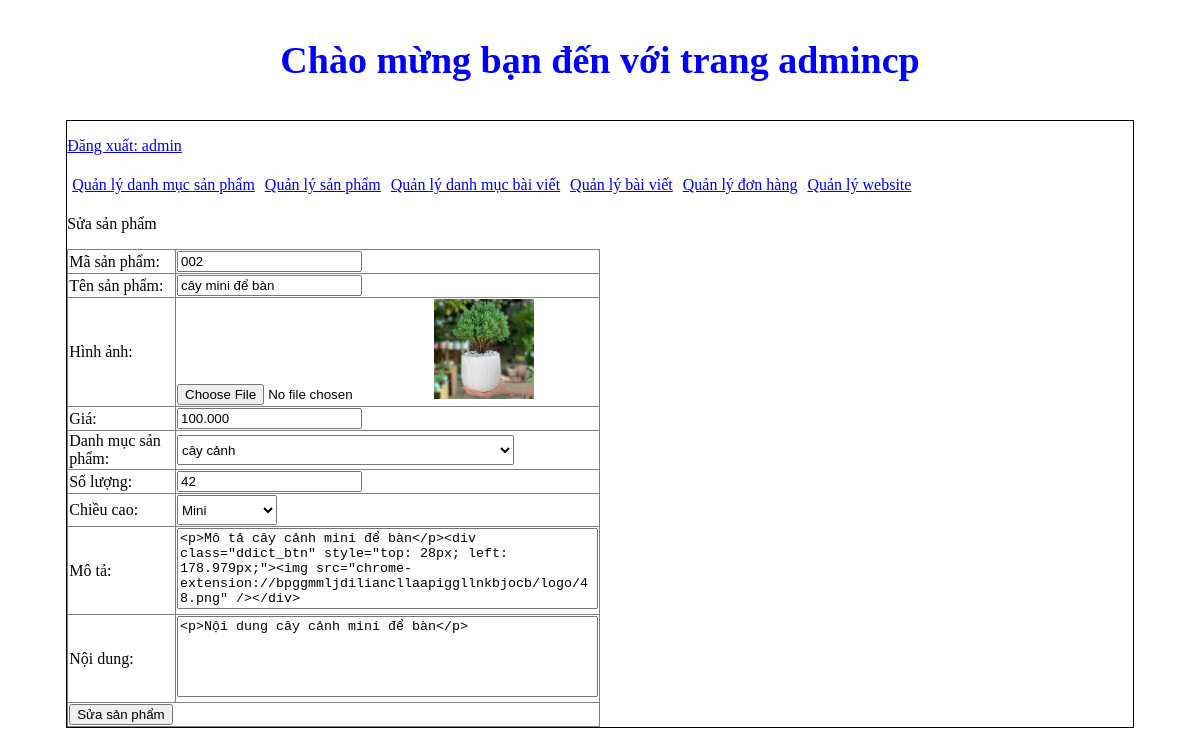
The page /admincp/index.php?action=quanlysanpham&query=sua&idsanpham=22 (signed in) on the database its author committed.
### tables this page shows
CREATE TABLE `tbl_sanpham` (
  `id_sanpham` int(11) NOT NULL,
  `maSP` varchar(100) NOT NULL,
  `tenSP` varchar(250) NOT NULL,
  `hinhAnh` varchar(50) NOT NULL,
  `soLuong` int(11) NOT NULL,
  `giaTien` varchar(50) NOT NULL,
  `maDanhMuc` int(11) NOT NULL,
  `chieuCao` int(11) NOT NULL,
  `tomtat` text NOT NULL,
  `noidung` text NOT NULL
);

### admincp/modules/quanlysanpham/sua.php (the view, shortened to what this page needs)
<?php
    $sql_sua = "SELECT * from tbl_sanpham where id_sanpham = '$_GET[idsanpham]' limit 1";
    $row_suadanhmuc = mysqli_query($mysqli,$sql_sua);
?>
<p>Sửa sản phẩm</p>
<?php
while($row = mysqli_fetch_array($row_suadanhmuc)){
?>
<form action="modules/quanlysanpham/xuly.php?idsanpham=<?php echo $row['id_sanpham'] ?>" method="post" enctype="multipart/form-data">
  <table border = '1' width = '50%' style="border-collapse: collapse;">
    <tr>
      <td>Mã sản phẩm:</td>
      <td><input type="text" name="masp" id="" value="<?php echo $row['maSP'] ?>" placeholder="Điền mã sản phẩm" ></td>
    </tr>
    <tr>
      <td>Tên sản phẩm:</td>
      <td><input type="text" name="tensp" id="" value="<?php echo $row['tenSP'] ?>" placeholder="Điền tên sản phẩm" ></td>
    </tr>
    <tr>
      <td>Hình ảnh:</td>
      <td>
        <input type="file" name="hinhanh" >
        <img src="modules/quanlysanpham/uploads/<?php echo $row['hinhAnh'];?>" alt="ảnh minh họa" width="100px">
      </td>
    </tr>
    <tr>
      <td>Giá:</td>
      <td><input type="text" name="giatien" id="" value="<?php echo $row['giaTien'] ?>" ></td>
    </tr>
    <tr>
      <td>Danh mục sản phẩm:</td>
      <td>
        <select name="danhmucsp" style="width: 80%; height: 30px;">
          <?php
          $sql_danhmuc = "SELECT * from tbl_danhmuc order by maDanhMuc asc";
          $query_danhmuc = mysqli_query($mysqli,$sql_danhmuc);
          while($row_danhmuc = mysqli_fetch_array($query_danhmuc)){
            if($row_danhmuc['maDanhMuc'] == $row['maDanhMuc']){
          ?>
          <option selected value="<?php echo $row_danhmuc['maDanhMuc']; ?>"><?php echo $row_danhmuc['tenDanhMuc']; ?></option>
          <?php
            }
            else{
              ?>
            <option value="<?php echo $row_danhmuc['maDanhMuc']; ?>"><?php echo $row_danhmuc['tenDanhMuc']; ?></option>
              <?php
            }
          }
          ?>
        </select>
      </td>
    </tr>
    <tr>
      <td>Số lượng:</td>
      <td><input type="text" name="soluong" id="" value="<?php echo $row['soLuong'] ?>" ></td>
    </tr>
    <tr>
      <td>Chiều cao:</td>
      <td>
        <select name="chieucao" style="width: 100px; height: 30px;">
          <option value="0">Mini</option>
        </select>
      </td>
    </tr>
    <tr>
      <td>Mô tả:</td>
      <td><textarea name="tomtat" rows="5" cols="50" style="resize: none;"><?php echo $row['tomtat'] ?></textarea></td>
    </tr>
    <tr>
      <td>Nội dung:</td>
      <td><textarea name="noidung" rows="5" cols="50" style="resize: none;"><?php echo $row['noidung'] ?></textarea></td>
    </tr>
    <tr>
      <td colspan="2"><input type="submit" name="suasanpham" id="" value="Sửa sản phẩm"></td>
    </tr>
  </table>
</form>
<?php
}
?>

### rows shown on the page
tbl_sanpham: masp "002", tensp "cây mini để bàn", hinhAnh (picture), giatien "100.000", soluong "42", tomtat "<p>Mô tả cây cảnh mini để bàn</p><div class=\"ddict_btn\" style=\"top: 28px; left: 178.979px;\"><img src=\"chrome-extension://bpggmmljdiliancllaapiggllnkbjocb/logo/48.png\" /></div>", noidung "<p>Nội dung cây cảnh mini để bàn</p>"

### other values the page prints
$_SESSION['dangnhap'] "admin"
form field danhmucsp "cây cảnh"
